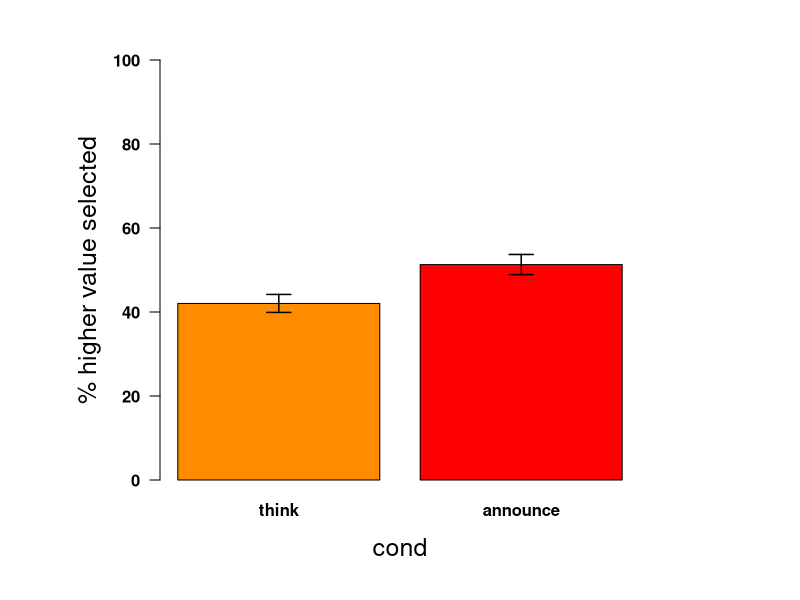

Write R code to recreate this figure.
library(lme4)
library(Hmisc)

dat <- data.frame(read.delim("data/03_main_forced_choice/data_raw.txt"))
dat <- subset(dat, answer!="NULL")
dat <- subset(dat, otherLang=="no")

# check sanity-check items
subset(dat, itemName=="correct1")
# suspicious answers from output_ids:  #16 and #18 and #30 and #74
subset(dat, itemName=="correct2")
# also suspicious:  #39 and #43 and #81
subset(dat, itemName=="correct3")
# also suspicious:  #30 and #43 and #51 and #74 and #92
subset(dat, itemName=="correct4")
# also suspicious:  #92 and #105

# remove people who didn't get all catch trials right
dat <- subset(dat, output_id!=16 & output_id!=18 & output_id!=30 & output_id!=39 & output_id!=43 & output_id!=51 & output_id!=74 & output_id!=81 & output_id!=92 & output_id!=105)
dat$output_id <- dat$output_id[,drop=T]

# remove people who didn't do all items
tapply(dat$output_id, list(dat$output_id), length)
dat <- subset(dat, output_id!=1 & output_id!=2 & output_id!=14 &
			output_id!=22 & output_id!=23 & output_id!=58)
dat$output_id <- dat$output_id[,drop=T]
tapply(dat$output_id, list(dat$output_id, dat$otherLang), length)

# how many participants
dat$output_id <- factor(dat$output_id)
length(levels(dat$output_id))

# what do their answers look like
tapply(dat$answer, list(dat$answer), length)
dat$answer <- dat$answer[,drop=T]
dat$isHigh <- ifelse(dat$answer=="high", 1, 0)

# look at target answers
dat <- subset(dat, expt=="inf")
dat$cond <- dat$cond[,drop=T]
dat$itemName <- dat$itemName[,drop=T]


# means overall and by-item
tapply(dat$isHigh, list(dat$cond), mean)
tapply(dat$isHigh, list(dat$itemName, dat$cond), mean)
length(levels(factor(dat$output_id)))

# LMER
m <- glmer(isHigh~ cond + (1 + cond | output_id) + (1+cond| itemName), family="binomial", data=dat, control = glmerControl(optimizer="bobyqa", optCtrl = list(maxfun = 1e6)))
summary(m)
tapply(dat$isHigh, list(dat$cond), mean)

# overall graph
dat$cond <- factor(dat$cond, levels=c("think", "announce"))
dat.subj <- 100*tapply(dat$isHigh, list(dat$cond, dat$output_id), mean)
mean.subj <- apply(dat.subj, 1, mean, na.rm=T)
print(mean.subj)
# calculate the standard deviation
sd.subj <- apply(dat.subj, 1, sd, na.rm=T)
# calculate the lengths (number subjects)
ns.subj <- apply(dat.subj, 1, length)
# calculate the standard errors
ses <- sd.subj/sqrt(ns.subj)

par(mar = c(4, 6, 1, 6) + 2)
xs <- barplot(mean.subj, beside=T,  ylab=c("% higher value selected"),ylim=c(0,100), cex.lab=1.5, xlab=c("cond"),  font=2, font.sub=3, las=1, legend=F, col=c("darkorange", "red"))
par(xpd = TRUE)
# plot the error bars
errbar(xs, mean.subj, mean.subj+ses, mean.subj-ses, add=T, lwd=1.5, pch=26, cap=.05)
